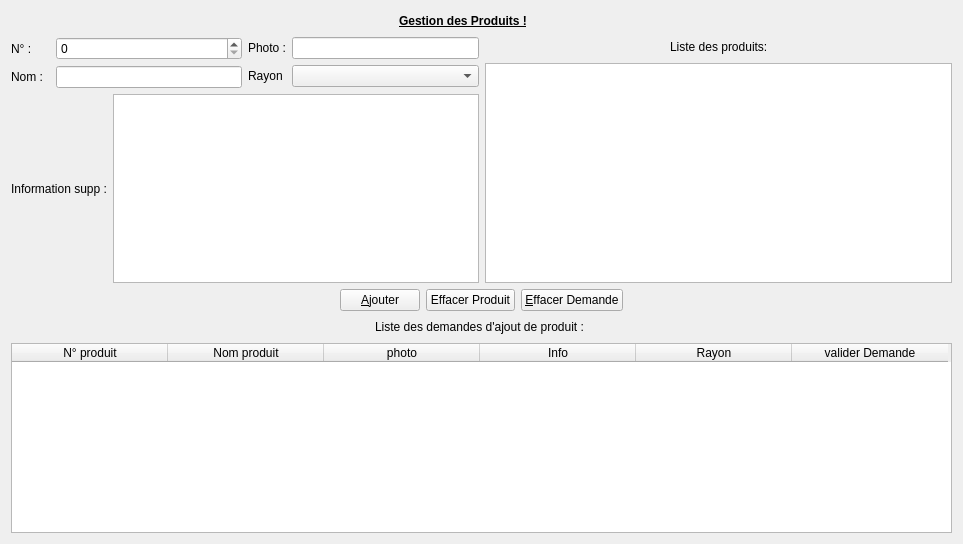
<?xml version="1.0" encoding="UTF-8"?>
<ui version="4.0">
 <class>TypeProduit</class>
 <widget class="QDialog" name="TypeProduit">
  <property name="geometry">
   <rect>
    <x>0</x>
    <y>0</y>
    <width>963</width>
    <height>544</height>
   </rect>
  </property>
  <property name="windowTitle">
   <string>Produit</string>
  </property>
  <layout class="QHBoxLayout" name="horizontalLayout_8">
   <item>
    <layout class="QVBoxLayout" name="verticalLayout_4">
     <item>
      <layout class="QHBoxLayout" name="horizontalLayout">
       <item>
        <spacer name="horizontalSpacer">
         <property name="orientation">
          <enum>Qt::Horizontal</enum>
         </property>
         <property name="sizeHint" stdset="0">
          <size>
           <width>40</width>
           <height>20</height>
          </size>
         </property>
        </spacer>
       </item>
       <item>
        <widget class="QLabel" name="label">
         <property name="font">
          <font>
           <weight>75</weight>
           <bold>true</bold>
           <underline>true</underline>
          </font>
         </property>
         <property name="text">
          <string>Gestion des Produits !</string>
         </property>
        </widget>
       </item>
       <item>
        <spacer name="horizontalSpacer_2">
         <property name="orientation">
          <enum>Qt::Horizontal</enum>
         </property>
         <property name="sizeHint" stdset="0">
          <size>
           <width>40</width>
           <height>20</height>
          </size>
         </property>
        </spacer>
       </item>
       <item>
        <widget class="QPushButton" name="pushButtonTypeProduitQuitter">
         <property name="styleSheet">
          <string notr="true">border: none;</string>
         </property>
         <property name="text">
          <string/>
         </property>
         <property name="icon">
          <iconset resource="nWBackOffice.qrc">
           <normaloff>:/icones/mesIcones/iconFermer2.png</normaloff>:/icones/mesIcones/iconFermer2.png</iconset>
         </property>
        </widget>
       </item>
      </layout>
     </item>
     <item>
      <layout class="QHBoxLayout" name="horizontalLayout_7">
       <item>
        <layout class="QVBoxLayout" name="verticalLayout_3">
         <item>
          <layout class="QHBoxLayout" name="horizontalLayout_6">
           <item>
            <layout class="QFormLayout" name="formLayout">
             <item row="0" column="0">
              <widget class="QLabel" name="label_4">
               <property name="text">
                <string>N° :  </string>
               </property>
              </widget>
             </item>
             <item row="0" column="1">
              <widget class="QSpinBox" name="spinBoxNum"/>
             </item>
             <item row="1" column="0">
              <widget class="QLabel" name="label_5">
               <property name="text">
                <string>Nom :  </string>
               </property>
              </widget>
             </item>
             <item row="1" column="1">
              <widget class="QLineEdit" name="lineEditNomTypeprod"/>
             </item>
            </layout>
           </item>
           <item>
            <layout class="QFormLayout" name="formLayout_2">
             <item row="0" column="0">
              <widget class="QLabel" name="label_7">
               <property name="text">
                <string>Photo :</string>
               </property>
              </widget>
             </item>
             <item row="0" column="1">
              <widget class="QLineEdit" name="lineEditPhotoTypesProd"/>
             </item>
             <item row="1" column="0">
              <widget class="QLabel" name="label_8">
               <property name="text">
                <string>Rayon</string>
               </property>
              </widget>
             </item>
             <item row="1" column="1">
              <widget class="QComboBox" name="comboBoxRayon">
               <property name="editable">
                <bool>false</bool>
               </property>
              </widget>
             </item>
            </layout>
           </item>
          </layout>
         </item>
         <item>
          <layout class="QHBoxLayout" name="horizontalLayout_5">
           <item>
            <widget class="QLabel" name="label_6">
             <property name="text">
              <string>Information supp :</string>
             </property>
            </widget>
           </item>
           <item>
            <widget class="QPlainTextEdit" name="plainTextEditInfo">
             <property name="plainText">
              <string/>
             </property>
            </widget>
           </item>
          </layout>
         </item>
        </layout>
       </item>
       <item>
        <layout class="QVBoxLayout" name="verticalLayout">
         <item>
          <layout class="QHBoxLayout" name="horizontalLayout_2">
           <item>
            <spacer name="horizontalSpacer_3">
             <property name="orientation">
              <enum>Qt::Horizontal</enum>
             </property>
             <property name="sizeHint" stdset="0">
              <size>
               <width>40</width>
               <height>20</height>
              </size>
             </property>
            </spacer>
           </item>
           <item>
            <widget class="QLabel" name="label_2">
             <property name="text">
              <string>Liste des produits:</string>
             </property>
            </widget>
           </item>
           <item>
            <spacer name="horizontalSpacer_4">
             <property name="orientation">
              <enum>Qt::Horizontal</enum>
             </property>
             <property name="sizeHint" stdset="0">
              <size>
               <width>40</width>
               <height>20</height>
              </size>
             </property>
            </spacer>
           </item>
          </layout>
         </item>
         <item>
          <widget class="QListWidget" name="listWidgetTypeProd"/>
         </item>
        </layout>
       </item>
      </layout>
     </item>
     <item>
      <layout class="QHBoxLayout" name="horizontalLayout_4">
       <item>
        <spacer name="horizontalSpacer_7">
         <property name="orientation">
          <enum>Qt::Horizontal</enum>
         </property>
         <property name="sizeHint" stdset="0">
          <size>
           <width>40</width>
           <height>20</height>
          </size>
         </property>
        </spacer>
       </item>
       <item>
        <widget class="QPushButton" name="pushButtonAjouterTypeProd">
         <property name="text">
          <string>&amp;Ajouter</string>
         </property>
         <property name="icon">
          <iconset resource="nWBackOffice.qrc">
           <normaloff>:/icones/mesIcones/iconValider.png</normaloff>:/icones/mesIcones/iconValider.png</iconset>
         </property>
        </widget>
       </item>
       <item>
        <widget class="QPushButton" name="pushButton">
         <property name="text">
          <string>Effacer Produit</string>
         </property>
         <property name="icon">
          <iconset resource="nWBackOffice.qrc">
           <normaloff>:/icones/mesIcones/iconEffacer.png</normaloff>:/icones/mesIcones/iconEffacer.png</iconset>
         </property>
        </widget>
       </item>
       <item>
        <widget class="QPushButton" name="pushButtonEffacerDemandeTypeProd">
         <property name="text">
          <string>&amp;Effacer Demande</string>
         </property>
         <property name="icon">
          <iconset resource="nWBackOffice.qrc">
           <normaloff>:/icones/mesIcones/iconEffacer.png</normaloff>:/icones/mesIcones/iconEffacer.png</iconset>
         </property>
        </widget>
       </item>
       <item>
        <spacer name="horizontalSpacer_8">
         <property name="orientation">
          <enum>Qt::Horizontal</enum>
         </property>
         <property name="sizeHint" stdset="0">
          <size>
           <width>40</width>
           <height>20</height>
          </size>
         </property>
        </spacer>
       </item>
      </layout>
     </item>
     <item>
      <layout class="QVBoxLayout" name="verticalLayout_2">
       <item>
        <layout class="QHBoxLayout" name="horizontalLayout_3">
         <item>
          <spacer name="horizontalSpacer_5">
           <property name="orientation">
            <enum>Qt::Horizontal</enum>
           </property>
           <property name="sizeHint" stdset="0">
            <size>
             <width>40</width>
             <height>20</height>
            </size>
           </property>
          </spacer>
         </item>
         <item>
          <widget class="QLabel" name="label_3">
           <property name="text">
            <string>Liste des demandes d'ajout de produit : </string>
           </property>
          </widget>
         </item>
         <item>
          <spacer name="horizontalSpacer_6">
           <property name="orientation">
            <enum>Qt::Horizontal</enum>
           </property>
           <property name="sizeHint" stdset="0">
            <size>
             <width>40</width>
             <height>20</height>
            </size>
           </property>
          </spacer>
         </item>
        </layout>
       </item>
       <item>
        <widget class="QTableWidget" name="tableWidgetTypesPRod">
         <property name="selectionBehavior">
          <enum>QAbstractItemView::SelectRows</enum>
         </property>
         <attribute name="horizontalHeaderDefaultSectionSize">
          <number>156</number>
         </attribute>
         <attribute name="horizontalHeaderShowSortIndicator" stdset="0">
          <bool>false</bool>
         </attribute>
         <attribute name="horizontalHeaderStretchLastSection">
          <bool>false</bool>
         </attribute>
         <attribute name="verticalHeaderVisible">
          <bool>false</bool>
         </attribute>
         <attribute name="verticalHeaderCascadingSectionResizes">
          <bool>true</bool>
         </attribute>
         <column>
          <property name="text">
           <string>N° produit</string>
          </property>
         </column>
         <column>
          <property name="text">
           <string>Nom produit</string>
          </property>
         </column>
         <column>
          <property name="text">
           <string>photo</string>
          </property>
         </column>
         <column>
          <property name="text">
           <string>Info</string>
          </property>
         </column>
         <column>
          <property name="text">
           <string>Rayon</string>
          </property>
         </column>
         <column>
          <property name="text">
           <string>valider Demande</string>
          </property>
         </column>
        </widget>
       </item>
      </layout>
     </item>
    </layout>
   </item>
  </layout>
 </widget>
 <resources>
  <include location="nWBackOffice.qrc"/>
 </resources>
 <connections/>
</ui>
